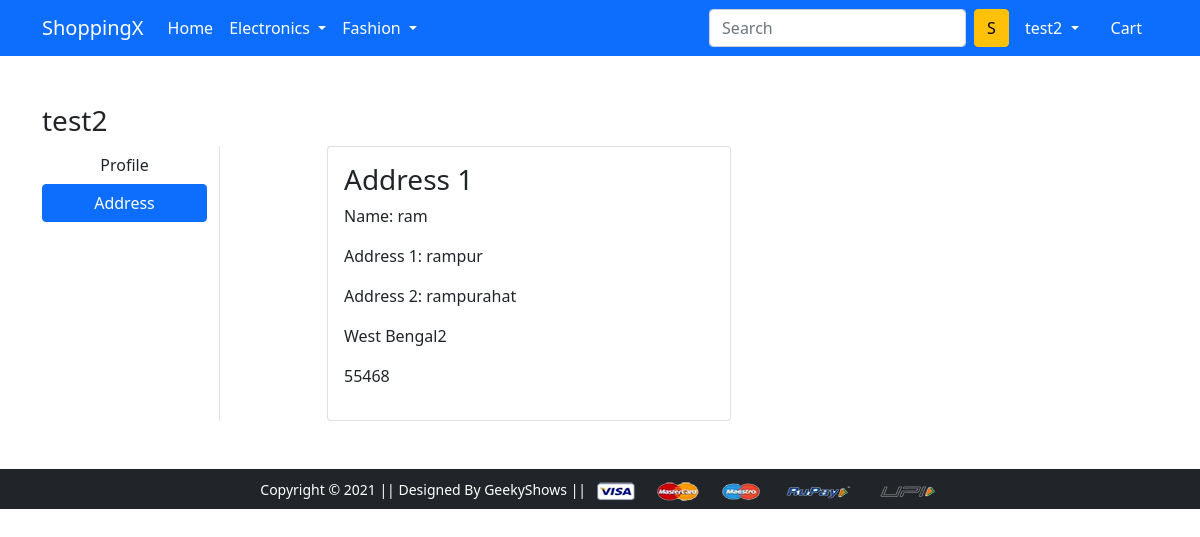
The page /address/ (signed in) on the database its author committed.
### app/models.py (models this page shows, shortened)
class Customer(models.Model):
  user=models.ForeignKey(User,on_delete=models.CASCADE)
  name=models.CharField(max_length=200)
  locality=models.CharField(max_length=200)
  city=models.CharField(max_length=50)
  zipcode=models.IntegerField()
  state=models.CharField(choices=STATE_CHOICE,max_length=50)

### app/views.py (the view)
# urls.py: path('address/', views.address, name='address'),
@login_required
def address(request):
  add=Customer.objects.filter(user=request.user)
  return render(request, 'app/address.html',{'add':add,'active':'btn-primary'})

### app/templates/app/address.html (shortened to what this page needs)
{% extends 'app/base.html' %}
{% load static %}
{% block main-content %}
<div class="container my-5">
 <div class="row">
 <h3>{{user.get_username}}</h3>
  <div class="col-sm-2 border-end">
   <ul class="list-unstyled">
    <li class="d-grid"><a href="{% url 'profile' %}" class="btn ">Profile</a></li>
    <li class="d-grid"><a href="{% url 'address' %}" class="btn {{active}}">Address</a></li>
   </ul>
  </div>
  <div class="col-sm-9 offset-sm-1">
   <div class="row">
   {% for add  in add %}
    <div class="col-sm-6">
     <div class="card">
      <div class="card-body">
       <h3>Address {{forloop.counter}}</h3>
       <p>Name: {{add.name}}</p>
       <p>Address 1: {{add.locality}}</p>
       <p>Address 2: {{add.city}}</p>
       <p>{{add.state}}</p>
       <p>{{add.zipcode}}</p>
      </div>
     </div>
    </div>
    {% endfor %}
   </div>
  </div>
 </div>
</div>
{% endblock main-content %}

### app/templates/app/base.html (shortened to what this page needs)
<!doctype html>
{% load static %}
<html lang="en">
  <head>
    <link href="https://cdn.jsdelivr.net/npm/bootstrap@5.0.0-beta1/dist/css/bootstrap.min.css" rel="stylesheet">
    <link rel="stylesheet" href="{% static 'app/css/owl.carousel.min.css' %}">
    <link rel="stylesheet" href="{% static 'app/css/all.min.css' %}">
    <link rel="stylesheet" href="{% static 'app/css/style.css' %}">
  </head>
  <body>
    <nav class="navbar navbar-expand-lg navbar-dark bg-primary">
     <div class="container">
       <a class="navbar-brand" href="/">ShoppingX</a>
       <div class="collapse navbar-collapse" id="navbarSupportedContent">
         <ul class="navbar-nav me-auto mb-2 mb-lg-0">
           <li class="nav-item">
             <a class="nav-link active" aria-current="page" href="/">Home</a>
           </li>
           <li class="nav-item dropdown">
             <a class="nav-link dropdown-toggle text-white" href="#" id="electronicsDropdown" role="button" data-bs-toggle="dropdown" aria-expanded="false">
               Electronics
             </a>
           </li>
           <li class="nav-item dropdown">
             <a class="nav-link dropdown-toggle text-white" href="#" id="fashionDropdown" role="button" data-bs-toggle="dropdown" aria-expanded="false">
               Fashion
             </a>
           </li>
         </ul>
         <form class="d-flex">
           <input class="form-control me-2" type="search" placeholder="Search" aria-label="Search">
           <button class="btn btn-warning" type="submit">S</button>
         </form>
         <div>
          <ul class="navbar-nav me-auto mb-2 mb-lg-0">
          {% if request.user.is_authenticated %}
           <li class="nav-item dropdown mx-2">
              <a class="nav-link dropdown-toggle text-white" href="#" id="profileDropdown" role="button" data-bs-toggle="dropdown" aria-expanded="false">
                {{ user.get_username }}
              </a>
            </li>
            <li class="nav-item mx-2">
             <a href="{% url 'cart' %}" class="nav-link text-white"> Cart </a>
            </li>
          {% endif %}
          </ul>
         </div>
       </div>
     </div>
    </nav>
    {% block main-content %} {% endblock main-content %}
    <footer class="container-fluid bg-dark text-center p-2 mt-5">
        <small class="text-white">Copyright &copy; 2021 || Designed By GeekyShows || </small>
        <img src="{% static 'app/images/payment.png' %}" alt="" srcset="" class="img-fluid" height="2px">
    </footer>
  </body>
</html>

### rows shown on the page
Customer: name "ram", locality "rampur", city "rampurahat", state "West Bengal2", zipcode "55468"

### other values the page prints
{{ user.get_username }} "test2"
